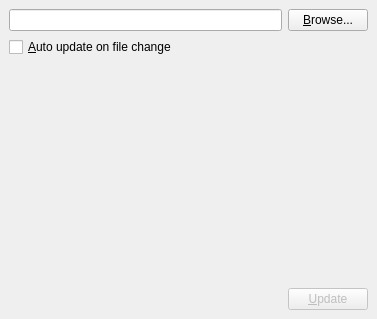
<?xml version="1.0" encoding="UTF-8"?>
<ui version="4.0">
 <class>UpdateWindow</class>
 <widget class="QMainWindow" name="UpdateWindow">
  <property name="geometry">
   <rect>
    <x>0</x>
    <y>0</y>
    <width>377</width>
    <height>319</height>
   </rect>
  </property>
  <property name="contextMenuPolicy">
   <enum>Qt::NoContextMenu</enum>
  </property>
  <property name="acceptDrops">
   <bool>true</bool>
  </property>
  <property name="windowTitle">
   <string>Firmware Update</string>
  </property>
  <widget class="QWidget" name="centralwidget">
   <layout class="QVBoxLayout" name="verticalLayout">
    <item>
     <layout class="QHBoxLayout" name="horizontalLayout">
      <item>
       <widget class="QLineEdit" name="lineEdit"/>
      </item>
      <item>
       <widget class="QPushButton" name="browseButton">
        <property name="text">
         <string>&amp;Browse...</string>
        </property>
       </widget>
      </item>
     </layout>
    </item>
    <item>
     <widget class="QCheckBox" name="cb_updateOnFileChange">
      <property name="text">
       <string>&amp;Auto update on file change</string>
      </property>
     </widget>
    </item>
    <item>
     <spacer name="verticalSpacer">
      <property name="orientation">
       <enum>Qt::Vertical</enum>
      </property>
      <property name="sizeHint" stdset="0">
       <size>
        <width>20</width>
        <height>212</height>
       </size>
      </property>
     </spacer>
    </item>
    <item>
     <layout class="QHBoxLayout" name="horizontalLayout_2">
      <item>
       <spacer name="horizontalSpacer">
        <property name="orientation">
         <enum>Qt::Horizontal</enum>
        </property>
        <property name="sizeHint" stdset="0">
         <size>
          <width>40</width>
          <height>20</height>
         </size>
        </property>
       </spacer>
      </item>
      <item>
       <widget class="QPushButton" name="updateButton">
        <property name="enabled">
         <bool>false</bool>
        </property>
        <property name="text">
         <string>&amp;Update</string>
        </property>
        <property name="icon">
         <iconset resource="../resources.qrc">
          <normaloff>:/new/prefix1/Images/software-update-available.png</normaloff>:/new/prefix1/Images/software-update-available.png</iconset>
        </property>
       </widget>
      </item>
     </layout>
    </item>
   </layout>
  </widget>
 </widget>
 <tabstops>
  <tabstop>lineEdit</tabstop>
  <tabstop>browseButton</tabstop>
  <tabstop>cb_updateOnFileChange</tabstop>
 </tabstops>
 <resources>
  <include location="../resources.qrc"/>
 </resources>
 <connections/>
</ui>
